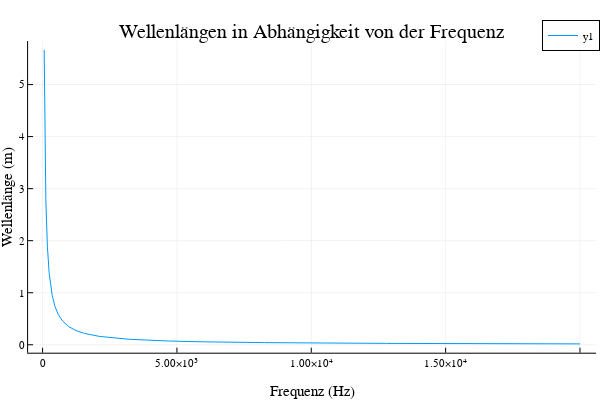

Notebook source saved alongside this figure:
### Code cell
plot(f, lambda, xlabel="Frequenz (Hz)", ylabel="Wellenlänge (m)", title="Wellenlängen in Abhängigkeit von der Frequenz")

### Figure 1 — Plotly figure (JSON) as saved in the notebook; plotly's stock layout.template omitted (floating-point values rounded to 4 significant figures; data arrays with more than 128 entries replaced by an {"elided": "..."} marker saying what was removed)
{"data": [{"colorbar": {"len": 0.8657, "title": "", "x": 0.9934, "y": 0.5087}, "legendgroup": "y1", "line": {"color": "rgba(0, 154, 250, 1.000)", "dash": "solid", "shape": "linear", "width": 1}, "mode": "lines", "name": "y1", "showlegend": true, "type": "scatter", "x": {"elided": "19941 int values"}, "xaxis": "x", "y": {"elided": "19941 float values"}, "yaxis": "y"}], "layout": {"annotations": [{"font": {"color": "rgba(0, 0, 0, 1.000)", "family": "sans-serif", "size": 20}, "rotation": 0, "showarrow": false, "text": "Wellenlängen in Abhängigkeit von der Frequenz", "x": 0.5201, "xanchor": "center", "xref": "paper", "y": 1, "yanchor": "top", "yref": "paper"}], "height": 400, "legend": {"bgcolor": "rgba(255, 255, 255, 1.000)", "bordercolor": "rgba(0, 0, 0, 1.000)", "borderwidth": 1, "font": {"color": "rgba(0, 0, 0, 1.000)", "family": "sans-serif", "size": 11}, "title": {"font": {"color": "rgba(0, 0, 0, 1.000)", "family": "sans-serif", "size": 15}, "text": ""}, "tracegroupgap": 0, "traceorder": "normal", "x": 1, "xanchor": "auto", "y": 1, "yanchor": "auto"}, "margin": {"b": 20, "l": 0, "r": 0, "t": 20}, "paper_bgcolor": "rgba(255, 255, 255, 1.000)", "plot_bgcolor": "rgba(255, 255, 255, 1.000)", "showlegend": true, "width": 600, "xaxis": {"anchor": "y", "domain": [0.04684, 0.9934], "gridcolor": "rgba(0, 0, 0, 0.100)", "gridwidth": 0.5, "linecolor": "rgba(0, 0, 0, 1.000)", "mirror": false, "range": [-538.2, 20600.0], "showgrid": true, "showline": true, "showticklabels": true, "tickangle": 0, "tickcolor": "rgb(0, 0, 0)", "tickfont": {"color": "rgba(0, 0, 0, 1.000)", "family": "sans-serif", "size": 11}, "tickmode": "array", "ticks": "inside", "ticktext": ["0", "5.00×10³", "1.00×10⁴", "1.50×10⁴", "2.00×10⁴"], "tickvals": [0, 5000, 10000, 15000, 20000], "title": "Frequenz (Hz)", "titlefont": {"color": "rgba(0, 0, 0, 1.000)", "family": "sans-serif", "size": 15}, "type": "-", "visible": true, "zeroline": false, "zerolinecolor": "rgba(0, 0, 0, 1.000)"}, "yaxis": {"anchor": "x", "domain": [0.07581, 0.9415], "gridcolor": "rgba(0, 0, 0, 0.100)", "gridwidth": 0.5, "linecolor": "rgba(0, 0, 0, 1.000)", "mirror": false, "range": [-0.1525, 5.836], "showgrid": true, "showline": true, "showticklabels": true, "tickangle": 0, "tickcolor": "rgb(0, 0, 0)", "tickfont": {"color": "rgba(0, 0, 0, 1.000)", "family": "sans-serif", "size": 11}, "tickmode": "array", "ticks": "inside", "ticktext": ["0", "1", "2", "3", "4", "5"], "tickvals": [0, 1, 2, 3, 4, 5], "title": "Wellenlänge (m)", "titlefont": {"color": "rgba(0, 0, 0, 1.000)", "family": "sans-serif", "size": 15}, "type": "-", "visible": true, "zeroline": false, "zerolinecolor": "rgba(0, 0, 0, 1.000)"}}}
